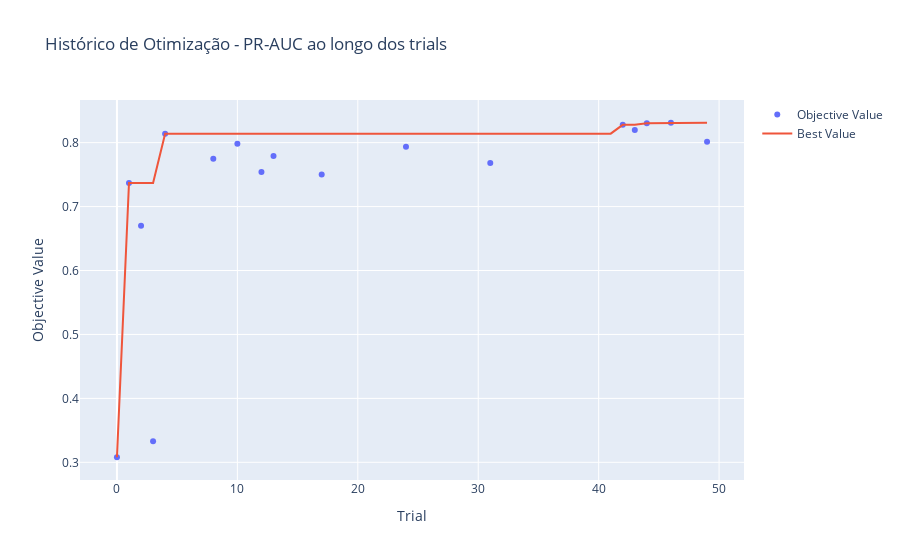

Notebook cell for this chart:
### Code cell
# Visualizar histórico de otimização
fig_history = plot_optimization_history(study)
fig_history.update_layout(title="Histórico de Otimização - PR-AUC ao longo dos trials")
fig_history.show()

### Figure 1 — Plotly figure (JSON) as saved in the notebook; plotly's stock layout.template omitted (floating-point values rounded to 4 significant figures)
{"data": [{"mode": "markers", "name": "Objective Value", "type": "scatter", "x": [0, 1, 2, 3, 4, 8, 10, 12, 13, 17, 24, 31, 42, 43, 44, 46, 49], "y": [0.3079, 0.7368, 0.6701, 0.3328, 0.8141, 0.7749, 0.7984, 0.7542, 0.7791, 0.7503, 0.7934, 0.7681, 0.8278, 0.8197, 0.8305, 0.8311, 0.8015]}, {"mode": "lines", "name": "Best Value", "type": "scatter", "x": [0, 1, 2, 3, 4, 5, 6, 7, 8, 9, 10, 11, 12, 13, 14, 15, 16, 17, 18, 19, 20, 21, 22, 23, 24, 25, 26, 27, 28, 29, 30, 31, 32, 33, 34, 35, 36, 37, 38, 39, 40, 41, 42, 43, 44, 45, 46, 47, 48, 49], "y": [0.3079, 0.7368, 0.7368, 0.7368, 0.8141, 0.8141, 0.8141, 0.8141, 0.8141, 0.8141, 0.8141, 0.8141, 0.8141, 0.8141, 0.8141, 0.8141, 0.8141, 0.8141, 0.8141, 0.8141, 0.8141, 0.8141, 0.8141, 0.8141, 0.8141, 0.8141, 0.8141, 0.8141, 0.8141, 0.8141, 0.8141, 0.8141, 0.8141, 0.8141, 0.8141, 0.8141, 0.8141, 0.8141, 0.8141, 0.8141, 0.8141, 0.8141, 0.8278, 0.8278, 0.8305, 0.8305, 0.8311, 0.8311, 0.8311, 0.8311]}, {"marker": {"color": "#cccccc"}, "mode": "markers", "name": "Infeasible Trial", "showlegend": false, "type": "scatter", "x": [], "y": []}], "layout": {"title": {"text": "Histórico de Otimização - PR-AUC ao longo dos trials"}, "xaxis": {"title": {"text": "Trial"}}, "yaxis": {"title": {"text": "Objective Value"}}}}
